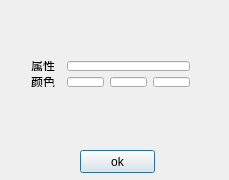
<?xml version="1.0" encoding="UTF-8"?>
<ui version="4.0">
 <class>GraduatedSymbolDialog</class>
 <widget class="QDialog" name="GraduatedSymbolDialog">
  <property name="geometry">
   <rect>
    <x>0</x>
    <y>0</y>
    <width>229</width>
    <height>180</height>
   </rect>
  </property>
  <property name="windowTitle">
   <string>GraduatedSymbolDialog</string>
  </property>
  <widget class="QPushButton" name="btn">
   <property name="geometry">
    <rect>
     <x>80</x>
     <y>150</y>
     <width>75</width>
     <height>23</height>
    </rect>
   </property>
   <property name="text">
    <string>ok</string>
   </property>
  </widget>
  <widget class="QWidget" name="">
   <property name="geometry">
    <rect>
     <x>20</x>
     <y>50</y>
     <width>181</width>
     <height>48</height>
    </rect>
   </property>
   <layout class="QGridLayout" name="gridLayout">
    <item row="0" column="0" colspan="2">
     <widget class="QLabel" name="label">
      <property name="text">
       <string>属性</string>
      </property>
     </widget>
    </item>
    <item row="1" column="0">
     <widget class="QLabel" name="label_2">
      <property name="text">
       <string>颜色</string>
      </property>
     </widget>
    </item>
    <item row="1" column="3">
     <widget class="QLineEdit" name="G"/>
    </item>
    <item row="1" column="4">
     <widget class="QLineEdit" name="B"/>
    </item>
    <item row="0" column="2" colspan="3">
     <widget class="QLineEdit" name="attribute"/>
    </item>
    <item row="1" column="2">
     <widget class="QLineEdit" name="R"/>
    </item>
   </layout>
  </widget>
 </widget>
 <layoutdefault spacing="6" margin="11"/>
 <resources/>
 <connections/>
</ui>
